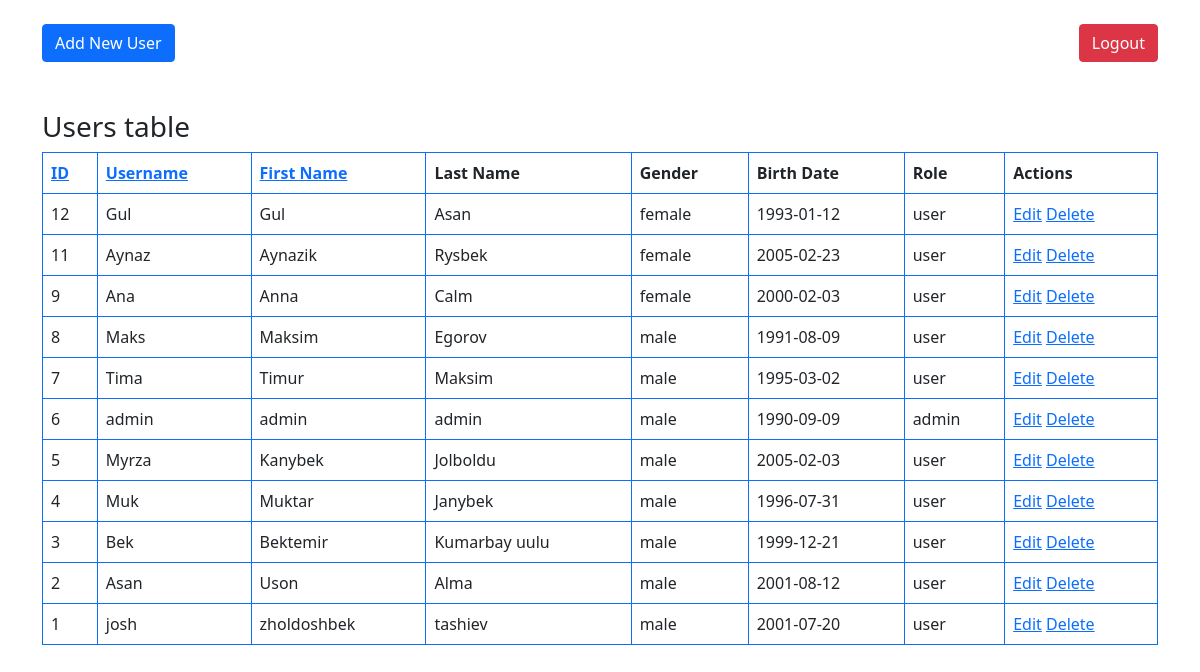
The page /index.php?sort=id&order=DESC (signed in) on the database its author committed.
### tables this page shows
CREATE TABLE `users` (
  `id` int NOT NULL AUTO_INCREMENT,
  `username` varchar(50) NOT NULL,
  `password` varchar(255) NOT NULL,
  `first_name` varchar(50) NOT NULL,
  `last_name` varchar(50) NOT NULL,
  `gender` enum('male','female') NOT NULL,
  `birth_date` date NOT NULL,
  `role` enum('admin','user') DEFAULT 'user',
  PRIMARY KEY (`id`),
  UNIQUE KEY `username` (`username`)
);

### index.php (the view, shortened to what this page needs)
<?php
include('config.php');
$sort = isset($_GET['sort']) ? $_GET['sort'] : 'id';
$order = isset($_GET['order']) ? $_GET['order'] : 'ASC';
$sql = "SELECT * FROM users ORDER BY $sort $order";
$result = $conn->query($sql);
?>
<!doctype html>
<html lang="en">
<head>
    <link href="https://cdn.jsdelivr.net/npm/bootstrap@5.0.2/dist/css/bootstrap.min.css" rel="stylesheet">
</head>
<body>
<div class="container d-flex justify-content-between mt-4">
    <div>
        <a class="btn btn-primary" href="add_user.php">Add New User</a>
    </div>
    <div>
        <a class="btn btn-danger" href="logout.php">Logout</a>
    </div>
</div>
<div class="container mt-5">
    <h3>Users table</h3>
    <table  class="table table-bordered border-primary" border="1">
        <tr>
            <th><a href="?sort=id&order=<?php echo $order == 'ASC' ? 'DESC' : 'ASC'; ?>">ID</a></th>
            <th><a href="?sort=username&order=<?php echo $order == 'ASC' ? 'DESC' : 'ASC'; ?>">Username</a></th>
            <th>
                <a href="?sort=first_name&order=<?php echo $order == 'ASC' ? 'DESC' : 'ASC'; ?>">First Name</a>
            </th>
            <th>Last Name</th>
            <th>Gender</th>
            <th>Birth Date</th>
            <th>Role</th>
            <th>Actions</th>
        </tr>
        <?php while ($row = $result->fetch_assoc()): ?>
            <tr>
                <td><?php echo $row['id']; ?></td>
                <td><?php echo $row['username']; ?></td>
                <td><?php echo $row['first_name']; ?></td>
                <td><?php echo $row['last_name']; ?></td>
                <td><?php echo $row['gender']; ?></td>
                <td><?php echo $row['birth_date']; ?></td>
                <td><?php echo $row['role']; ?></td>
                <td>
                    <a href="edit_user.php?id=<?php echo $row['id']; ?>">Edit</a>
                    <a href="delete_user.php?id=<?php echo $row['id']; ?>" onclick="return confirm('Are you sure?')">Delete</a>
                </td>
            </tr>
        <?php endwhile; ?>
    </table>
</div>
</body>
</html>

### rows shown on the page
users: id "12", username "Gul", first_name "Gul", last_name "Asan", gender "female", birth_date "1993-01-12", role "user"
users: id "11", username "Aynaz", first_name "Aynazik", last_name "Rysbek", gender "female", birth_date "2005-02-23", role "user"
users: id "9", username "Ana", first_name "Anna", last_name "Calm", gender "female", birth_date "2000-02-03", role "user"
users: id "8", username "Maks", first_name "Maksim", last_name "Egorov", gender "male", birth_date "1991-08-09", role "user"
users: id "7", username "Tima", first_name "Timur", last_name "Maksim", gender "male", birth_date "1995-03-02", role "user"
users: id "6", username "admin", first_name "admin", last_name "admin", gender "male", birth_date "1990-09-09", role "admin"
users: id "5", username "Myrza", first_name "Kanybek", last_name "Jolboldu", gender "male", birth_date "2005-02-03", role "user"
users: id "4", username "Muk", first_name "Muktar", last_name "Janybek", gender "male", birth_date "1996-07-31", role "user"
users: id "3", username "Bek", first_name "Bektemir", last_name "Kumarbay uulu", gender "male", birth_date "1999-12-21", role "user"
users: id "2", username "Asan", first_name "Uson", last_name "Alma", gender "male", birth_date "2001-08-12", role "user"
users: id "1", username "josh", first_name "zholdoshbek", last_name "tashiev", gender "male", birth_date "2001-07-20", role "user"
